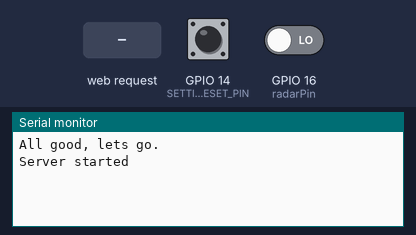
This sketch was run on a simulated ESP8266 (NodeMCU). On the bench: the last lines printed to the serial monitor. The test bench sets the inputs (shaded band); at power-on: GPIO 16 (radarPin) LOW, GPIO 14 (SETTINGS_RESET_PIN) HIGH. WiFi joins after 1.5 s; servers stay silent unless stated.

Above: at 5.7 s.
5.8 s: GPIO 16 (radarPin) driven HIGH
At 6.3 s:
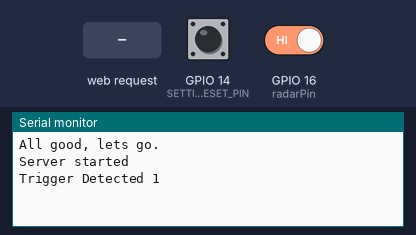
7.3 s: HTTP request GET /R received
At 7.6 s:
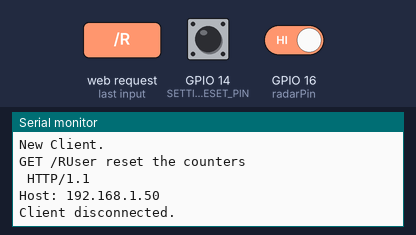

The sketch:

RADAR_TBOS.ino
```cpp
#include <FS.h>                   //this needs to be first, or it all crashes and burns...
#include <ESP8266WiFi.h>
//needed for wifi manager library
#include <DNSServer.h>
#include <ESP8266WebServer.h>
#include <WiFiManager.h>          //https://github.com/tzapu/WiFiManager

char ipaddress[25] = "";
#define SETTINGS_RESET_PIN 14 // (Also Known as D5 on nodeMCU boards
const int radarPin = 16;  // The pin that the Radar Module is connected to (D0 on nodeMCU)
int radarValue = 0; // The current value of the Radar Pin
int previousRadarValue = 0; //Store the last value we received
unsigned long radarCounts = 0; // A counter that stores all the times the Radar was activated
unsigned long countsLastChecked = 0; // A counter that stores the value the last time the webpage was checked

volatile unsigned long next; //ISR

// Create an instance of the server
// specify the port to listen on as an argument
WiFiServer server(80);

// Variable to store the HTTP request
String header;

void setup() {
  Serial.begin(115200);
  delay(10);

  //WIFI reset on powerup mode
  pinMode(SETTINGS_RESET_PIN, INPUT_PULLUP);

  //WiFiManager
  //Local intialization. Once its business is done, there is no need to keep it around
  WiFiManager wifiManager;

  //exit after config instead of connecting
  wifiManager.setBreakAfterConfig(false);

  //reset settings - for testing
  //wifiManager.resetSettings();

  //if it sees the reset pin pulled low, it loads the AP immediately
  if ( digitalRead(SETTINGS_RESET_PIN) == LOW ) {
    Serial.println("Resetting Settings.");
    wifiManager.resetSettings();
  }

  //tries to connect to last known settings
  //if it does not connect it starts an access point with the specified name
  //here  "AutoConnectAP" with password "password"
  //and goes into a blocking loop awaiting configuration
  if (!wifiManager.autoConnect("TBOSNode", "12345678")) {
    Serial.println("failed to connect, we should reset as see if it connects");
    delay(3000);
    ESP.reset();
    delay(5000);
  }

  sprintf(ipaddress, "%s", (char*) WiFi.localIP().toString().c_str());

  Serial.println("All good, lets go.");
  // start a server
  server.begin();
  Serial.println("Server started");
  delay(3000);
}

void loop() {
  delay(100);


  // Read the value of the sensor
  radarValue = digitalRead(radarPin);
  if (radarValue != previousRadarValue)
  {
    if (radarValue == 1)
    {
      radarCounts++; // Only count activations and not de-activations
      Serial.print("Trigger Detected ");
      Serial.println(radarCounts);
    }
    previousRadarValue = radarValue;
  }

  // Check if a client has connected
  WiFiClient client = server.available();

  if (client) {                             // If a new client connects,
    Serial.println("New Client.");          // print a message out in the serial port
    String currentLine = "";                // make a String to hold incoming data from the client
    while (client.connected()) {            // loop while the client's connected
      if (client.available()) {             // if there's bytes to read from the client,
        char c = client.read();             // read a byte, then
        Serial.write(c);                    // print it out the serial monitor
        header += c;
        if (c == '\n') {                    // if the byte is a newline character
          // if the current line is blank, you got two newline characters in a row.
          // that's the end of the client HTTP request, so send a response:
          if (currentLine.length() == 0) {
            // HTTP headers always start with a response code (e.g. HTTP/1.1 200 OK)
            // and a content-type so the client knows what's coming, then a blank line:
            client.println("HTTP/1.1 200 OK");
            client.println("Content-type:text/html");
            client.println("Connection: close");
            client.println();

            // Display the HTML web page
            client.println("<!DOCTYPE html><html>");
            client.println("<head><style>body{background-color:");

            //Change the background colour based on sense!
            if (radarValue == 1)
            {
              client.println("red;");
            }
            client.println("}</style></head>");

            // Web Page Heading
            client.println("<body>");
            client.println("<p>Radar Status:");

            if (radarValue == 0)
            {
              client.println("No");
            }

            client.println(" person detected right now - there were");
            client.println(radarCounts - countsLastChecked);
            client.println("activations since you last checked this page -");
            client.println(radarCounts);
            client.println("total<br><br><b>TBOSNode - backofficeshow.com</b>");
            client.println("Click <a href=\"/R\">here</a> to reset the trigger counters");
            client.println("</body></html>");


            countsLastChecked = radarCounts; // Update our counter so we can see how many activations happened in-between checks


            // The HTTP response ends with another blank line
            client.println();
            // Break out of the while loop
            break;
          } else { // if you got a newline, then clear currentLine
            currentLine = "";
          }
        } else if (c != '\r') {  // if you got anything else but a carriage return character,
          currentLine += c;      // add it to the end of the currentLine
        }

        if (currentLine.endsWith("GET /R")) {
          Serial.println("User reset the counters");
          radarCounts = 0;  // Reset the counters
          countsLastChecked = 0;
        }
      }
    }
    // Clear the header variable
    header = "";
    // Close the connection
    client.stop();
    Serial.println("Client disconnected.");
  }

}
```

Measured:
- after the input at 5.8 s, the serial monitor: prints a new line at once (image 1)
- after the input at 7.3 s, the serial monitor: prints a new line at once (image 2)
